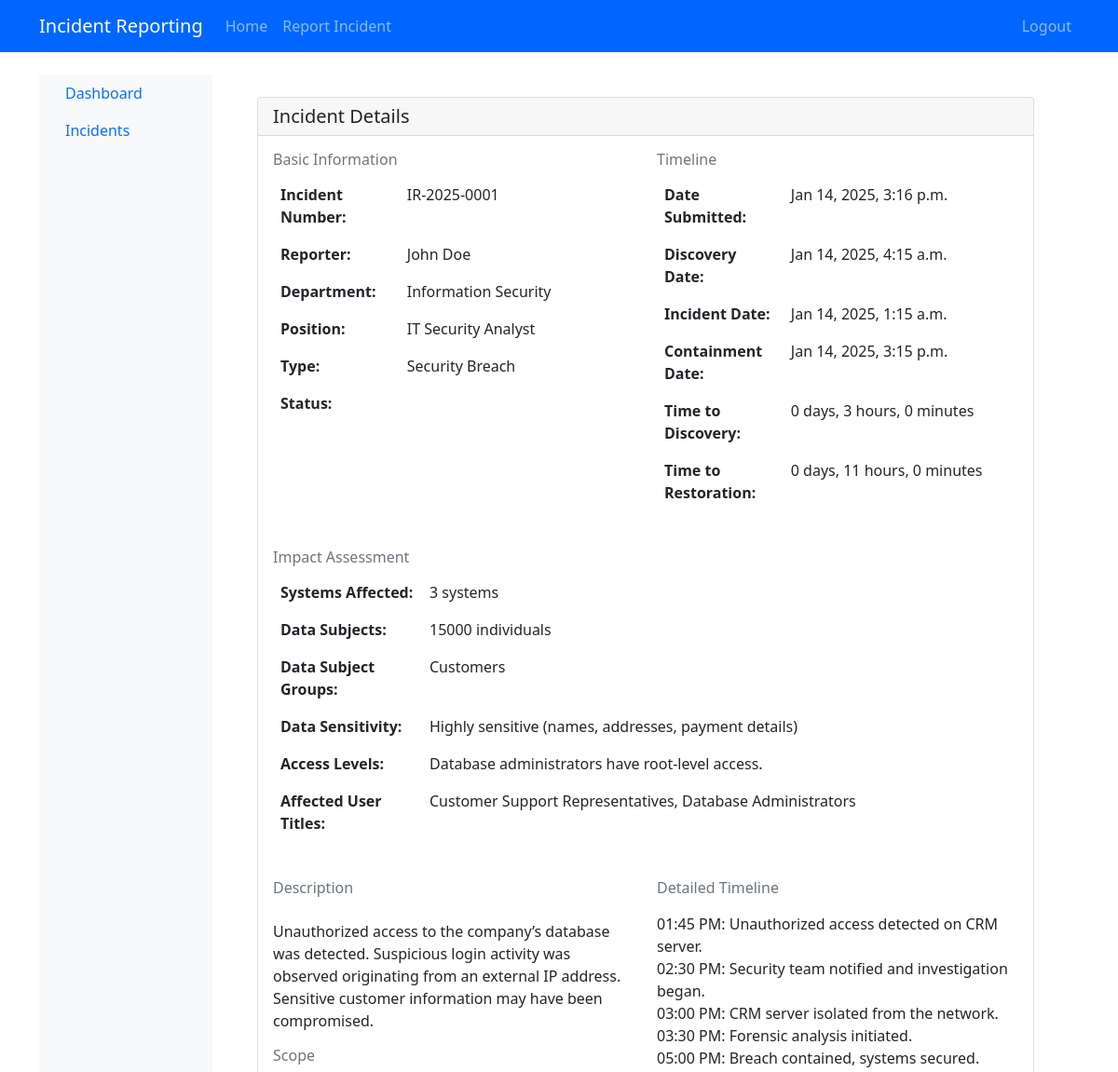
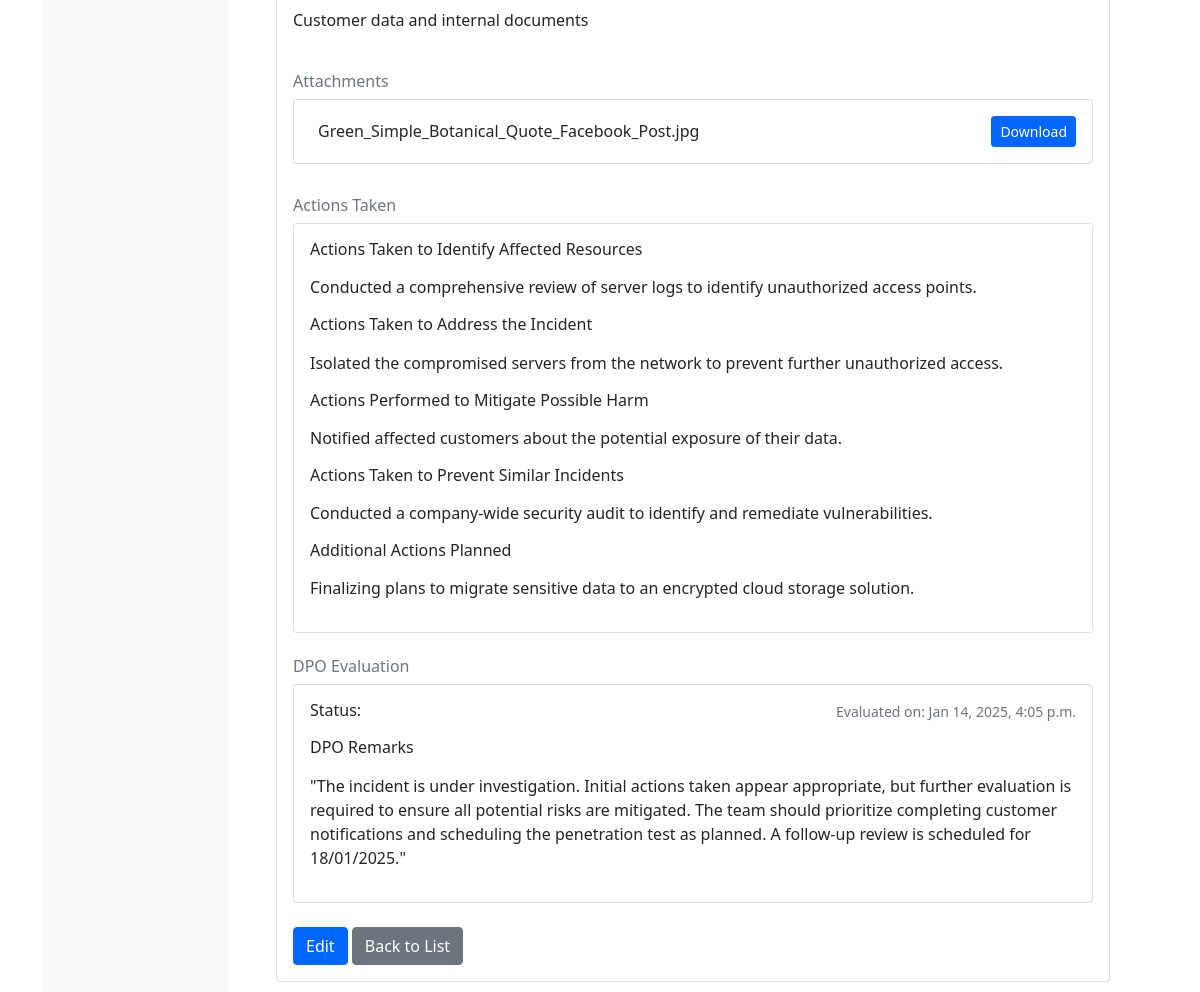
The page /incident/1/ (signed in) on the database its author committed (2 pictures, top to bottom).
### accounts/models.py (models this page shows, shortened)
class Incident(models.Model):
    IMPACT_CHOICES = [
        ('low', 'Low'),
        ('medium', 'Medium'),
        ('high', 'High'),
        ('critical', 'Critical'),
    ]
    STATUS_CHOICES = [
        ('new', 'New'),
        ('in_progress', 'In Progress'),
        ('resolved', 'Resolved'),
        ('closed', 'Closed'),
    ]
    incident_number = models.CharField(max_length=50, unique=True)
    year = models.IntegerField(default=timezone.now().year)
    date_submitted = models.DateTimeField(auto_now_add=True)
    reporter_name = models.CharField(max_length=100)
    position = models.CharField(max_length=100)
    department = models.CharField(max_length=100)
    incident_type = models.ForeignKey('IncidentType', on_delete=models.SET_NULL, null=True)
    status = models.CharField(max_length=20, choices=STATUS_CHOICES, default='new')
    description = models.TextField(verbose_name='Description of Incident', default='Not provided')
    scope = models.TextField(verbose_name='Scope of Incident', default='Not provided')
    systems_affected_count = models.IntegerField(verbose_name='Estimated Quantity of Systems Affected')
    data_subjects_count = models.IntegerField(verbose_name='Estimated Quantity of Data Subjects Affected')
    data_subjects_groups = models.TextField(verbose_name='Data Subjects Affected', default='Not provided')
    additional_scope_info = models.TextField(verbose_name='Additional Scope Information', blank=True, null=True)
    impact_level = models.CharField(max_length=20, choices=IMPACT_CHOICES, verbose_name='Impact of Incident')
    estimated_cost = models.DecimalField(max_digits=10, decimal_places=2, verbose_name='Estimated Total Cost Incurred', null=True, blank=True)
    additional_impact_info = models.TextField(verbose_name='Additional Impact Information', blank=True, null=True)
    data_sensitivity = models.TextField(verbose_name='Sensitivity of Affected Data/Information', default='Not provided')
    data_quantity = models.TextField(verbose_name='Quantity of Data/Information Affected', default='Not provided')
    additional_data_info = models.TextField(verbose_name='Additional Affected Data Information', blank=True, null=True)
    attack_sources = models.TextField(verbose_name='Attack Sources', default='Not specified')
    attack_destinations = models.TextField(verbose_name='Attack Destinations', default='Not specified')
    affected_ips = models.TextField(verbose_name='IP Addresses of Affected Systems', default='Not specified')
    affected_domains = models.TextField(verbose_name='Domain Names of Affected Systems', default='Not specified')
    system_functions = models.TextField(verbose_name='Primary Functions of Affected Systems', default='Not specified')
    operating_systems = models.TextField(verbose_name='Operating Systems of Affected Systems', default='Not specified')
    patch_levels = models.TextField(verbose_name='Patch Level of Affected Systems', default='Not specified')
    security_software = models.TextField(verbose_name='Security Software Loaded on Affected Systems', default='Not specified')
    physical_location = models.TextField(verbose_name='Physical Location of Affected Systems', default='Not specified')
    additional_system_details = models.TextField(verbose_name='Additional System Details', blank=True, null=True)
    affected_user_titles = models.TextField(verbose_name='Job Titles of Affected Users', default='Not specified')
    access_levels = models.TextField(verbose_name='System Access Levels or Rights of Affected Users', default='Not specified')
    additional_user_details = models.TextField(verbose_name='Additional User Details', blank=True, null=True)
    discovery_date = models.DateTimeField(verbose_name='Date and Time of Discovery')
    incident_date = models.DateTimeField(verbose_name='Date and Time When the Actual Incident Occurred')
    containment_date = models.DateTimeField(verbose_name='Date and Time When the Incident Was Contained', null=True, blank=True)
    detailed_timeline = models.TextField(verbose_name='Detailed Incident Timeline', default='Not provided')
    attachments = models.FileField(upload_to='incident_attachments/', verbose_name='Supporting Documents', null=True, blank=True)
    attachment = models.FileField(upload_to='incident_attachments/', null=True, blank=True, verbose_name='Attachment')
    last_updated = models.DateTimeField(auto_now=True)
    actions_identify_resources = models.TextField(blank=True, null=True)
    actions_address_incident = models.TextField(blank=True, null=True)
    actions_mitigate_harm = models.TextField(blank=True, null=True)
    actions_prevent_similar = models.TextField(blank=True, null=True)
    additional_actions_planned = models.TextField(blank=True, null=True)
    dpo_remarks = models.TextField(blank=True, null=True)
    dpo_evaluation_date = models.DateTimeField(blank=True, null=True)
    dpo_status = models.CharField(
        max_length=20,
        choices=[
            ('pending', 'Pending Review'),
            ('approved', 'Approved'),
            ('needs_action', 'Needs Action'),
            ('rejected', 'Rejected')
        ],
        default='pending'
    )
    @property
    def elapsed_time_to_discovery(self):
        if self.incident_date and self.discovery_date:
            elapsed = self.discovery_date - self.incident_date
            days = elapsed.days
            hours = elapsed.seconds // 3600
            minutes = (elapsed.seconds % 3600) // 60
            return f"{days} days, {hours} hours, {minutes} minutes"
        return "Not available"
    @property
    def elapsed_time_to_restoration(self):
        if self.discovery_date and self.containment_date:
            elapsed = self.containment_date - self.discovery_date
            days = elapsed.days
            hours = elapsed.seconds // 3600
            minutes = (elapsed.seconds % 3600) // 60
            return f"{days} days, {hours} hours, {minutes} minutes"
        return "Not available"
    class Meta:
        ordering = ['-date_submitted']

class IncidentType(models.Model):
    name = models.CharField(max_length=100)
    description = models.TextField(blank=True)

### accounts/views.py (the view)
# urls.py: path('incident/<int:pk>/', views.incident_detail, name='incident_detail'),
@login_required
def incident_detail(request, pk):
    incident = get_object_or_404(Incident, pk=pk)
    return render(request, 'accounts/admin/incident_detail.html', {'incident': incident})

### accounts/templates/accounts/admin/incident_detail.html (shortened to what this page needs)
{% extends 'admin/base_admin.html' %}
{% load static %}
{% load custom_filters %}
{% block admin_content %}
<div class="container-fluid py-4">
    <div class="card">
        <div class="card-header">
            <h5 class="mb-0">Incident Details</h5>
        </div>
        <div class="card-body">
            <div class="row mb-4">
                <div class="col-md-6">
                    <h6 class="text-muted">Basic Information</h6>
                    <table class="table table-borderless">
                        <tr>
                            <th width="35%">Incident Number:</th>
                            <td>{{ incident.incident_number }}</td>
                        </tr>
                        <tr>
                            <th>Reporter:</th>
                            <td>{{ incident.reporter_name }}</td>
                        </tr>
                        <tr>
                            <th>Department:</th>
                            <td>{{ incident.department }}</td>
                        </tr>
                        <tr>
                            <th>Position:</th>
                            <td>{{ incident.position }}</td>
                        </tr>
                        <tr>
                            <th>Type:</th>
                            <td>{{ incident.incident_type.name }}</td>
                        </tr>
                        <tr>
                            <th>Status:</th>
                            <td><span class="badge bg-{{ incident.status }}">{{ incident.get_status_display }}</span></td>
                        </tr>
                    </table>
                </div>
                <div class="col-md-6">
                    <h6 class="text-muted">Timeline</h6>
                    <table class="table table-borderless">
                        <tr>
                            <th width="35%">Date Submitted:</th>
                            <td>{{ incident.date_submitted|date:"M d, Y, g:i a" }}</td>
                        </tr>
                        <tr>
                            <th>Discovery Date:</th>
                            <td>{{ incident.discovery_date|date:"M d, Y, g:i a" }}</td>
                        </tr>
                        <tr>
                            <th>Incident Date:</th>
                            <td>{{ incident.incident_date|date:"M d, Y, g:i a" }}</td>
                        </tr>
                        <tr>
                            <th>Containment Date:</th>
                            <td>{{ incident.containment_date|date:"M d, Y, g:i a"|default:"Not contained yet" }}</td>
                        </tr>
                        <tr>
                            <th>Time to Discovery:</th>
                            <td>{{ incident.elapsed_time_to_discovery }}</td>
                        </tr>
                        <tr>
                            <th>Time to Restoration:</th>
                            <td>{{ incident.elapsed_time_to_restoration|default:"Ongoing" }}</td>
                        </tr>
                    </table>
                </div>
            </div>
            <div class="row mb-4">
                <div class="col-12">
                    <h6 class="text-muted">Impact Assessment</h6>
                    <table class="table table-borderless">
                        <tr>
                            <th width="20%">Systems Affected:</th>
                            <td>{{ incident.systems_affected_count }} systems</td>
                        </tr>
                        <tr>
                            <th>Data Subjects:</th>
                            <td>{{ incident.data_subjects_count }} individuals</td>
                        </tr>
                        <tr>
                            <th>Data Subject Groups:</th>
                            <td>{{ incident.data_subjects_groups|default:"Not specified" }}</td>
                        </tr>
                        <tr>
                            <th>Data Sensitivity:</th>
                            <td>{{ incident.data_sensitivity|default:"Not specified" }}</td>
                        </tr>
                        <tr>
                            <th>Access Levels:</th>
                            <td>{{ incident.access_levels|default:"Not specified" }}</td>
                        </tr>
                        <tr>
                            <th>Affected User Titles:</th>
                            <td>{{ incident.affected_user_titles|default:"Not specified" }}</td>
                        </tr>
                    </table>
                </div>
            </div>
            <div class="row mb-4">
                <div class="col-md-6">
                    <h6 class="text-muted">Description</h6>
                    <p class="mb-4">{{ incident.description|linebreaks }}</p>
                    <h6 class="text-muted">Scope</h6>
                    <p>{{ incident.scope|linebreaks|default:"Not specified" }}</p>
                </div>
                <div class="col-md-6">
                    <h6 class="text-muted">Detailed Timeline</h6>
                    <p>{{ incident.detailed_timeline|linebreaks|default:"No detailed timeline provided" }}</p>
                </div>
            </div>
            <div class="row mb-4">
                <div class="col-12">
                    <h6 class="text-muted">Attachments</h6>
                    {% if incident.attachment %}
                        <div class="card mb-2">
                            <div class="card-body">
                                <div class="d-flex align-items-center justify-content-between">
                                    <div>
                                        <span>{{ incident.attachment.name|split:'/'}}</span>
                                    </div>
                                    <div>
                                        <a href="{{ incident.attachment.url }}" class="btn btn-sm btn-primary" target="_blank">
                                             Download
                                        </a>
                                    </div>
                                </div>
                            </div>
                        </div>
                    {% else %}
                        <p class="text-muted">No attachments uploaded</p>
                    {% endif %}
                </div>
            </div>
            <div class="row mb-4">
                <div class="col-12">
                    <h6 class="text-muted">Actions Taken</h6>
                    <div class="card">
                        <div class="card-body">
                            <h6>Actions Taken to Identify Affected Resources</h6>
                            <p>{{ incident.actions_identify_resources|linebreaks|default:"Not specified" }}</p>
                            <h6>Actions Taken to Address the Incident</h6>
                            <p>{{ incident.actions_address_incident|linebreaks|default:"Not specified" }}</p>
                            <h6>Actions Performed to Mitigate Possible Harm</h6>
                            <p>{{ incident.actions_mitigate_harm|linebreaks|default:"Not specified" }}</p>
                            <h6>Actions Taken to Prevent Similar Incidents</h6>
                            <p>{{ incident.actions_prevent_similar|linebreaks|default:"Not specified" }}</p>
                            <h6>Additional Actions Planned</h6>
                            <p>{{ incident.additional_actions_planned|linebreaks|default:"Not specified" }}</p>
                        </div>
                    </div>
                </div>
            </div>
            <div class="row mb-4">
                <div class="col-12">
                    <h6 class="text-muted">DPO Evaluation</h6>
                    <div class="card">
                        <div class="card-body">
                            <div class="d-flex justify-content-between align-items-center mb-3">
                                <h6 class="mb-0">Status:
                                    <span class="badge bg-{{ incident.dpo_status }}">
                                    </span>
                                </h6>
                                {% if incident.dpo_evaluation_date %}
                                    <small class="text-muted">
                                        Evaluated on: {{ incident.dpo_evaluation_date|date:"M d, Y, g:i a" }}
                                    </small>
                                {% endif %}
                            </div>
                            <h6>DPO Remarks</h6>
                            <p>{{ incident.dpo_remarks|linebreaks|default:"No remarks provided yet" }}</p>
                        </div>
                    </div>
                </div>
            </div>
            <div class="mt-4">
                <a href="{% url 'incident_edit' incident.id %}" class="btn btn-primary">
                     Edit
                </a>
                <a href="{% url 'incident_list' %}" class="btn btn-secondary">
                     Back to List
                </a>
            </div>
        </div>
    </div>
</div>
{% endblock %}

### rows shown on the page
Incident: incident_number "IR-2025-0001", reporter_name "John Doe", department "Information Security", position "IT Security Analyst", incident_type.name "Security Breach", date_submitted "Jan 14, 2025, 3:16 p.m.", discovery_date "Jan 14, 2025, 4:15 a.m.", incident_date "Jan 14, 2025, 1:15 a.m.", containment_date "Jan 14, 2025, 3:15 p.m.", elapsed_time_to_discovery "0 days, 3 hours, 0 minutes", elapsed_time_to_restoration "0 days, 11 hours, 0 minutes", systems_affected_count "3", data_subjects_count "15000", data_subjects_groups "Customers", data_sensitivity "Highly sensitive (names, addresses, payment details)", access_levels "Database administrators have root-level access.", affected_user_titles "Customer Support Representatives, Database Administrators", description "Unauthorized access to the company’s database was detected. Suspicious login activity was observed originating from an external IP address. Sensitive customer information may have been compromised.", scope "Customer data and internal documents", detailed_timeline "01:45 PM: Unauthorized access detected on CRM server. 02:30 PM: Security team notified and investigation began. 03:00 PM: CRM server isolated from the network. 03:30 PM: Forensic analysis initiated. 05:00 PM: Breach contained, systems secured.", attachment.name|split "Green_Simple_Botanical_Quote_Facebook_Post.jpg", actions_identify_resources "Conducted a comprehensive review of server logs to identify unauthorized access points.", actions_address_incident "Isolated the compromised servers from the network to prevent further unauthorized access.", actions_mitigate_harm "Notified affected customers about the potential exposure of their data.", actions_prevent_similar "Conducted a company-wide security audit to identify and remediate vulnerabilities.", additional_actions_planned "Finalizing plans to migrate sensitive data to an encrypted cloud storage solution.", dpo_evaluation_date "Jan 14, 2025, 4:05 p.m.", dpo_remarks "\"The incident is under investigation. Initial actions taken appear appropriate, but further evaluation is required to ensure all potential risks are mitigated. The team should prioritize completing customer notifications and scheduling the penetration test as planned. A follow-up review is scheduled for 18/01/2025.\""
